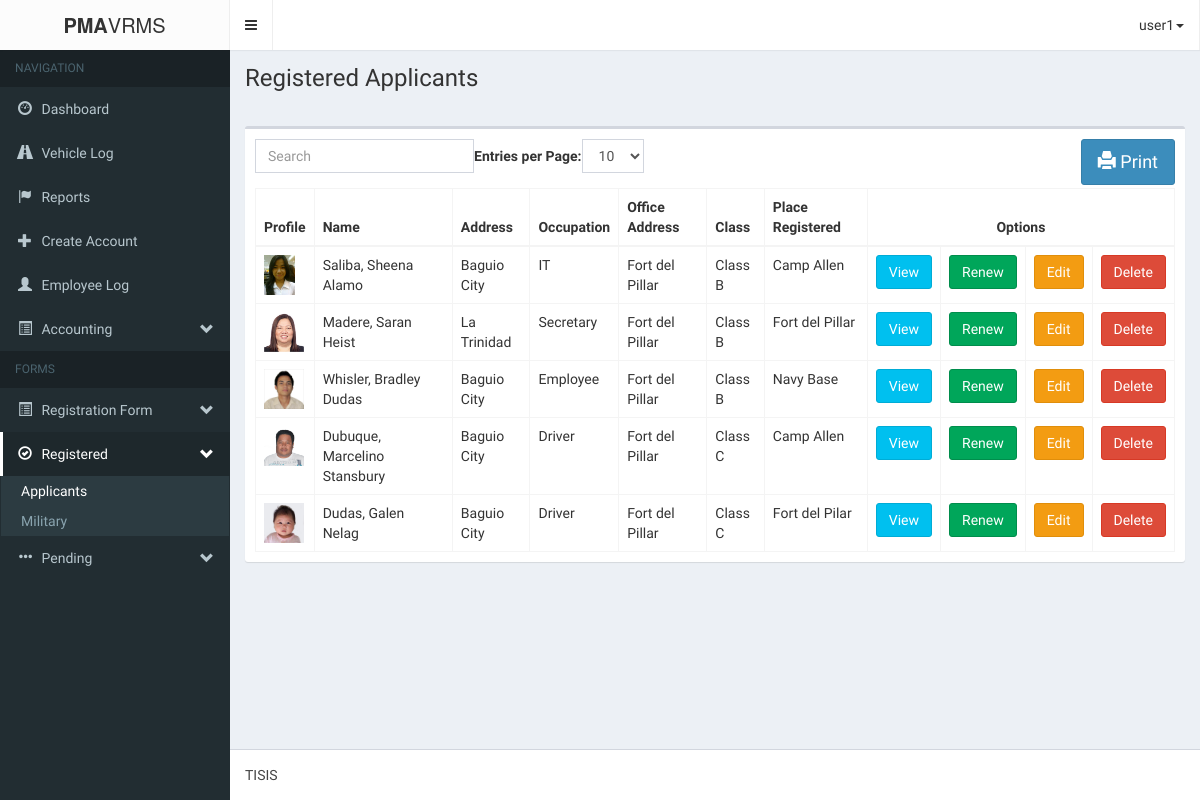
The app's page /pma-vrmsAdmin/registeredApplicant.php (signed in) with its own data.
### tables this page shows
CREATE TABLE IF NOT EXISTS `form1_applicantpd` (
  `a_applicantId` int(11) NOT NULL AUTO_INCREMENT,
  `a_profile` varchar(255) NOT NULL,
  `a_lastname` varchar(60) NOT NULL,
  `a_firstname` varchar(60) NOT NULL,
  `a_middlename` varchar(60) NOT NULL,
  `a_address` varchar(60) NOT NULL,
  `a_occupation` varchar(60) NOT NULL,
  `a_officeAddress` varchar(60) NOT NULL,
  `a_driversLicense` varchar(60) NOT NULL,
  `a_expirationDate` varchar(60) NOT NULL,
  `a_class` varchar(60) NOT NULL,
  `a_submitted_requirements` varchar(255) NOT NULL,
  `a_status` varchar(255) NOT NULL,
  `a_dateRegistered` datetime NOT NULL,
  `a_placeRegistered` varchar(65) NOT NULL,
  `a_vehicle_id` int(11) NOT NULL,
  `a_renew_status` int(11) NOT NULL,
  PRIMARY KEY (`a_applicantId`)
);

### pma-vrmsAdmin/login/session.php (called while the page is built, shortened)
<?php
	$dbc = mysqli_connect('localhost', 'root', '', 'pma-vrms');
	$user_check = $_SESSION['login_user'];
	$query = "SELECT username from admin_users
				WHERE username='$user_check'";
	$result = mysqli_query($dbc, $query)
				or die('Error querying database.');
	$row = mysqli_fetch_assoc($result);
	$login_session = $row['username'];
?>

### pma-vrmsAdmin/logic/registered_applicant_logic.php (called while the page is built, shortened)
<?php
	require_once('db/database.php');
	$database = new Database();
	$query = "SELECT form1_applicantpd.*, vehicle_information.* FROM form1_applicantpd JOIN vehicle_information ON form1_applicantpd.a_vehicle_id=vehicle_information.vehicleId WHERE form1_applicantpd.a_status='registered' AND form1_applicantpd.a_renew_status = '1' ORDER BY a_dateRegistered DESC";
	$database->execute($query);
	$applicants = array();
?>

### pma-vrmsAdmin/db/database.php (called while the page is built, shortened)
<?php
	class Database{
		private $database;
		private function connect(){
			$host			= 'localhost';
			$username		= 'root';
			$password		= '';
			$database_name	= 'pma-vrms';
			$port			= 3306;
			$this->database = mysqli_connect($host, $username, $password, $database_name, $port);
		}
		public function execute($query){
			$this->result = mysqli_query($this->database, $query) OR die(mysqli_error($this->database));
		}
	}
?>

### pma-vrmsAdmin/registeredApplicant.php (the view, shortened to what this page needs)
<?php
	include('login/session.php');
?>
<!DOCTYPE html>
<html>
<head>
	<link rel="stylesheet" href="bootstrap/css/bootstrap.min.css">
    <link rel="stylesheet" href="fonts/font-awesome.min.css">
    <link rel="stylesheet" href="css/style-main.min.css">
    <link rel="stylesheet" href="css/skin.min.css">
    <link rel="stylesheet" type="text/css" href="css/print.css">
</head>
    <?php include('logic/registered_applicant_logic.php'); ?>
    <body class="hold-transition skin-black sidebar-mini">
    <div class="wrapper">
      <header class="main-header">
        <div class="logo">
          <span class="logo-lg"><b>PMA</b>VRMS</span>
        </div>
        <nav class="navbar navbar-static-top" role="navigation">
          <a href="#" class="sidebar-toggle" data-toggle="offcanvas" role="button">
          </a>
            <ul class="nav navbar-nav pull-right">
			<li class="drop-down">
				<a class="drop-down toggle" data-toggle="dropdown" href=""><?php echo $login_session; ?><span class="caret"></span></a>
			</li>
		</ul>
        </nav>
      </header>
      <aside class="main-sidebar">
        <section class="sidebar">
          <ul class="sidebar-menu">
            <li class="header">NAVIGATION</li>
            <li class=""><a href="index.php"><i class="glyphicon glyphicon-dashboard"></i> <span>Dashboard</span></a></li>
            <li><a href="vehicleLog.php"><i class="glyphicon glyphicon-road"></i> <span>Vehicle Log</span></a></li>
            <li><a href="reports.php"><i class="glyphicon glyphicon-flag"></i> <span>Reports</span></a></li>
            <li class=""><a href="login/create_account_page.php"><i class="glyphicon glyphicon-plus"></i> <span>Create Account</span></a></li>
            <li><a href="login/logbook_page.php"><i class="glyphicon glyphicon-user"></i> <span>Employee Log</span></a></li>
            <li class="treeview">
              <a href="#"><i class="glyphicon glyphicon-list-alt"></i> <span>Accounting</span> <i class="glyphicon glyphicon-chevron-down pull-right"></i></a>
            </li>
            <li class="header">FORMS</li>
            <li class="treeview">
              <a href="#"><i class="glyphicon glyphicon-list-alt"></i> <span>Registration Form</span> <i class="glyphicon glyphicon-chevron-down pull-right"></i></a>
            </li>
            <li class="treeview active">
              <a href="#"><i class="glyphicon glyphicon-ok-circle"></i> <span>Registered</span> <i class="glyphicon glyphicon-chevron-down pull-right"></i></a>
              <ul class="treeview-menu">
                <li class="active"><a href="registeredApplicant.php">Applicants</a></li>
                <li><a href="registeredAFP.php">Military</a></li>
              </ul>
            </li>
            <li class="treeview">
              <a href="#"><i class="glyphicon glyphicon-option-horizontal"></i> <span>Pending</span> <i class="glyphicon glyphicon-chevron-down pull-right"></i></a>
            </li>
          </ul>
        </section>
      </aside>
      <div class="content-wrapper">
        <section class="content-header">
          <h1>
            Registered Applicants
          </h1>
        </section>
        <section class="content">
        <div class="'container">
			<div class="row">
				<div class="col-md-12">
                    <div class="box">
                        <div class="box-body">
                            <button id="printReports" class="btn btn-primary btn-lg pull-right" onclick="printReports()">
                                <span class="glyphicon glyphicon-print" aria-hidden="true"></span> Print
                            </button>
                            <table class="table table-bordered table-hover" id="bootstrap-table">
                                <thead>
                                    <th>Profile</th>
                                    <th>Name</th>
                                    <th>Address</th>
                                    <th>Occupation</th>
                                    <th>Office Address</th>
                                    <th>Class</th>
                                    <th>Place Registered</th>
                                    <th  class="column-options" colspan=4 style="text-align:center">Options</th>
                                </thead>
                                <tbody>
                                    <?php
                                    foreach ($applicants as $key => $applicant) {
                                        echo <<<DATA
                                        <tr id='applicant_$key'>
                                            <td style='display:none'>$applicant[a_applicantId]</td>
                                            <td><img style="width="40" height="40"" src='img/profile/applicant/$applicant[a_profile]' height='100px;'></td>
                                            <td>$applicant[name]</td>
                                            <td>$applicant[a_address]</td>
                                            <td>$applicant[a_occupation]</td>
                                            <td>$applicant[a_officeAddress]</td>
                                            <td style='display:none'>$applicant[a_driversLicense]</td>
                                            <td style='display:none'>$applicant[a_expirationDate]</td>
                                            <td>$applicant[a_class]</td>
                                            <td style='display:none'>$applicant[a_dateRegistered]</td>
                                            <td>$applicant[a_placeRegistered]</td>
                                            <td style='display:none'>$applicant[vehicleId]</td>
                                            <td style='display:none'>$applicant[wheels]</td>
                                            <td style='display:none'>$applicant[vehicleMake]</td>
                                            <td style='display:none'>$applicant[plateNo]</td>
                                            <td style='display:none'>$applicant[yearModel]</td>
                                            <td style='display:none'>$applicant[color]</td>
                                            <td style='display:none'>$applicant[motorNo]</td>
                                            <td style='display:none'>$applicant[chassisNo]</td>
                                            <td style='display:none'>$applicant[stickerNo]</td>
                                            <td class="column-options"><button class="btn btn-info" data-toggle='modal' data-target='#view_form1' onclick="view_form1($key, 'img/profile/applicant/$applicant[a_profile]')">View</button></td>
                                            <td class="column-options"><button class="btn btn-success" data-toggle='modal' data-target='#renew_applicant' onclick='renew_applicant($applicant[a_applicantId])'>Renew</button></td>
                                            <td class="column-options"><button class="btn btn-warning" data-toggle='modal' data-target='#edit_form1' onclick="edit_form1($key, 'img/profile/applicant/$applicant[a_profile]')">Edit</button></td>
                                            <td class="column-options"><button class="btn btn-danger" data-toggle='modal' data-target='#delete_form1' onclick="delete_form1($key, 'img/profile/applicant/$applicant[a_profile]')">Delete</button></td>
                                        </tr>
DATA;
                                    }
                                    ?>
                                </tbody>
                            </table>
                        </div>
                    </div>
                </div>
			</div>
		</div>
		<?php
            require_once('modals/view_form1.php');
        ?>
        </section>
        <br/><br/>
        </div>
      <footer class="main-footer">
        TISIS
      </footer>
    </div>
</body>
</html>

### records on screen
form1_applicantpd: a_profile (picture), applicant "Saliba, Sheena Alamo", a_address "Baguio City", a_occupation "IT", a_officeAddress "Fort del Pillar", a_class "Class B", a_placeRegistered "Camp Allen"
form1_applicantpd: a_profile (picture), applicant "Madere, Saran Heist", a_address "La Trinidad", a_occupation "Secretary", a_officeAddress "Fort del Pillar", a_class "Class B", a_placeRegistered "Fort del Pillar"
form1_applicantpd: a_profile (picture), applicant "Whisler, Bradley Dudas", a_address "Baguio City", a_occupation "Employee", a_officeAddress "Fort del Pillar", a_class "Class B", a_placeRegistered "Navy Base"
form1_applicantpd: a_profile (picture), applicant "Dubuque, Marcelino Stansbury", a_address "Baguio City", a_occupation "Driver", a_officeAddress "Fort del Pillar", a_class "Class C", a_placeRegistered "Camp Allen"
form1_applicantpd: a_profile (picture), applicant "Dudas, Galen Nelag", a_address "Baguio City", a_occupation "Driver", a_officeAddress "Fort del Pillar", a_class "Class C", a_placeRegistered "Fort del Pilar"

### other values on screen
$login_session "user1"
